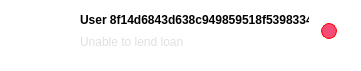
                              <widget class="QWidget" name="Scroll1" native="true">
                               <property name="minimumSize">
                                <size>
                                 <width>361</width>
                                 <height>71</height>
                                </size>
                               </property>
                               <property name="maximumSize">
                                <size>
                                 <width>361</width>
                                 <height>71</height>
                                </size>
                               </property>
                               <property name="font">
                                <font>
                                 <family>Tahoma</family>
                                </font>
                               </property>
                               <property name="styleSheet">
                                <string notr="true">background-color: rgb(255, 255, 255);
border-radius:28px</string>
                               </property>
                               <layout class="QHBoxLayout" name="horizontalLayout_29">
                                <property name="spacing">
                                 <number>4</number>
                                </property>
                                <property name="leftMargin">
                                 <number>12</number>
                                </property>
                                <property name="topMargin">
                                 <number>4</number>
                                </property>
                                <property name="rightMargin">
                                 <number>12</number>
                                </property>
                                <property name="bottomMargin">
                                 <number>4</number>
                                </property>
                                <item>
                                 <widget class="QWidget" name="Scroll1Pic" native="true">
                                  <property name="minimumSize">
                                   <size>
                                    <width>64</width>
                                    <height>64</height>
                                   </size>
                                  </property>
                                  <property name="maximumSize">
                                   <size>
                                    <width>64</width>
                                    <height>64</height>
                                   </size>
                                  </property>
                                  <property name="font">
                                   <font>
                                    <family>Tahoma</family>
                                   </font>
                                  </property>
                                  <property name="styleSheet">
                                   <string notr="true">image: url(:/buttom/img/buttom/生气_angry-face.svg);
border:3px solid rgb(255, 255, 255);
color: rgb(255, 0, 0);


border-radius:32px</string>
                                  </property>
                                 </widget>
                                </item>
                                <item>
                                 <layout class="QVBoxLayout" name="Scroll1Layout">
                                  <property name="spacing">
                                   <number>0</number>
                                  </property>
                                  <property name="topMargin">
                                   <number>4</number>
                                  </property>
                                  <property name="rightMargin">
                                   <number>12</number>
                                  </property>
                                  <item>
                                   <layout class="QHBoxLayout" name="Scroll1ID">
                                    <property name="spacing">
                                     <number>12</number>
                                    </property>
                                    <property name="bottomMargin">
                                     <number>12</number>
                                    </property>
                                    <item>
                                     <layout class="QVBoxLayout" name="Scroll1ID_2">
                                      <property name="spacing">
                                       <number>8</number>
                                      </property>
                                      <item>
                                       <widget class="QLabel" name="Scroll1ID_3">
                                        <property name="font">
                                         <font>
                                          <family>Tahoma</family>
                                          <weight>75</weight>
                                          <bold>true</bold>
                                         </font>
                                        </property>
                                        <property name="text">
                                         <string>User 8f14d6843d638c949859518f53983344</string>
                                        </property>
                                       </widget>
                                      </item>
                                      <item>
                                       <widget class="QLabel" name="Scroll1ID_4">
                                        <property name="font">
                                         <font>
                                          <family>Tahoma</family>
                                         </font>
                                        </property>
                                        <property name="styleSheet">
                                         <string notr="true">color: rgb(224, 224, 224);</string>
                                        </property>
                                        <property name="text">
                                         <string>Unable to lend loan</string>
                                        </property>
                                       </widget>
                                      </item>
                                     </layout>
                                    </item>
                                    <item>
                                     <widget class="QLabel" name="Scroll1Point">
                                      <property name="minimumSize">
                                       <size>
                                        <width>16</width>
                                        <height>16</height>
                                       </size>
                                      </property>
                                      <property name="maximumSize">
                                       <size>
                                        <width>16</width>
                                        <height>16</height>
                                       </size>
                                      </property>
                                      <property name="font">
                                       <font>
                                        <family>Tahoma</family>
                                       </font>
                                      </property>
                                      <property name="styleSheet">
                                       <string notr="true">color: rgb(255, 255, 255);
border:1px solid red;
background-color: rgb(245, 76, 117);
border-radius:8px</string>
                                      </property>
                                      <property name="text">
                                       <string/>
                                      </property>
                                     </widget>
                                    </item>
                                   </layout>
                                  </item>
                                 </layout>
                                </item>
                               </layout>
                              </widget>
